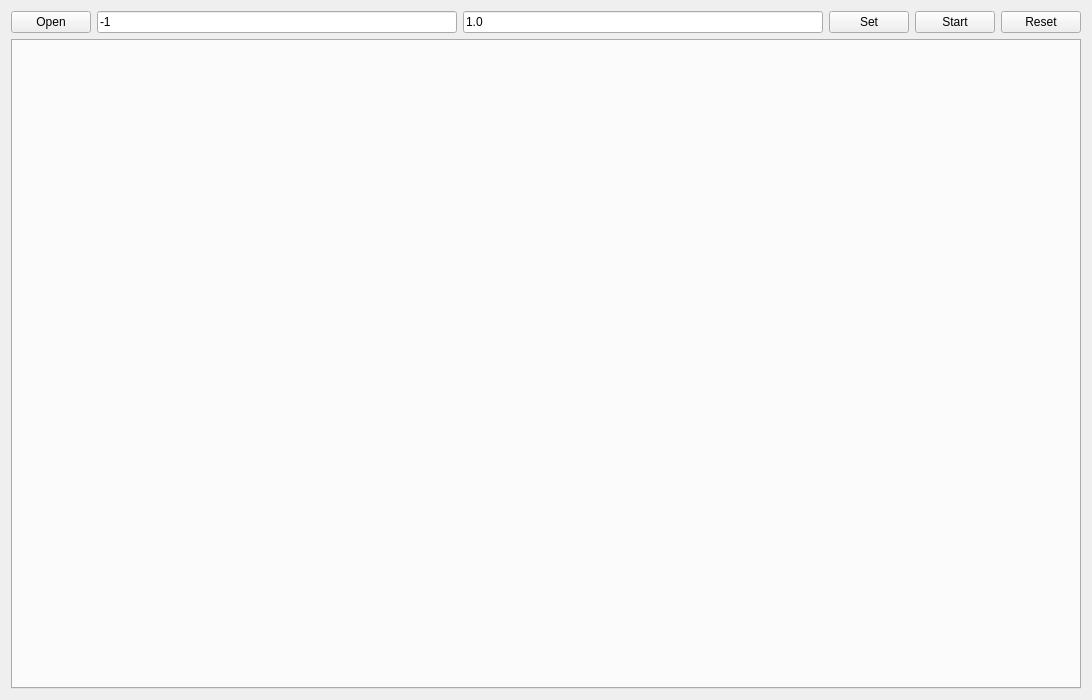
<?xml version="1.0" encoding="UTF-8"?>
<ui version="4.0">
 <class>MainWindow</class>
 <widget class="QMainWindow" name="MainWindow">
  <property name="geometry">
   <rect>
    <x>0</x>
    <y>0</y>
    <width>1092</width>
    <height>700</height>
   </rect>
  </property>
  <property name="windowTitle">
   <string>MainWindow</string>
  </property>
  <widget class="QWidget" name="centralWidget">
   <layout class="QVBoxLayout" name="verticalLayout">
    <item>
     <layout class="QHBoxLayout" name="horizontalLayout">
      <item>
       <widget class="QPushButton" name="open">
        <property name="text">
         <string>Open</string>
        </property>
       </widget>
      </item>
      <item>
       <widget class="QLineEdit" name="starttime">
        <property name="text">
         <string>-1</string>
        </property>
       </widget>
      </item>
      <item>
       <widget class="QLineEdit" name="simulaterate">
        <property name="text">
         <string>1.0</string>
        </property>
       </widget>
      </item>
      <item>
       <widget class="QPushButton" name="set">
        <property name="text">
         <string>Set</string>
        </property>
       </widget>
      </item>
      <item>
       <widget class="QPushButton" name="start">
        <property name="text">
         <string>Start</string>
        </property>
       </widget>
      </item>
      <item>
       <widget class="QPushButton" name="reset">
        <property name="text">
         <string>Reset</string>
        </property>
       </widget>
      </item>
     </layout>
    </item>
    <item>
     <widget class="QTabWidget" name="tabWidget">
      <property name="currentIndex">
       <number>-1</number>
      </property>
     </widget>
    </item>
   </layout>
  </widget>
 </widget>
 <layoutdefault spacing="6" margin="11"/>
 <resources/>
 <connections/>
</ui>
